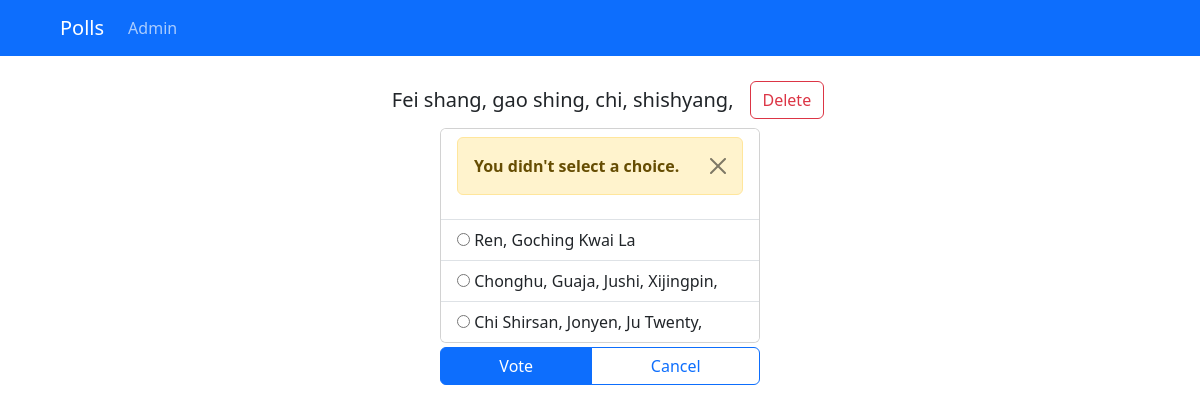
The app's page /polls/11/vote/ with its own data.
### polls/models.py (models this page shows, shortened)
class Question(models.Model):
    set = models.ForeignKey(Set, on_delete=models.CASCADE)
    question_text = models.CharField(max_length=200)
    pub_date = models.DateTimeField("date published")
    votes_num = models.IntegerField(default=0)

class Choice(models.Model):
    question = models.ForeignKey(Question, on_delete=models.CASCADE)
    choice_text = models.CharField(max_length=200)
    votes = models.IntegerField(default=0)

### polls/views.py (the view)
# urls.py: path("<int:question_id>/vote/", views.vote, name="vote"),
def vote(request, question_id):
    question = get_object_or_404(Question, pk=question_id)
    try:
        selected_choice = question.choice_set.get(pk=request.POST["choice"])
    except (KeyError, Choice.DoesNotExist):
        return render(request, "polls/detail.html", {"question": question, "error_message": "You didn't select a choice."})
    else:
        question.votes_num += 1
        selected_choice.votes += 1
        selected_choice.save()
        question.save()
        return HttpResponseRedirect(reverse("polls:results", args=(question.id,)))

### polls/templates/polls/detail.html (shortened to what this page needs)
{% include "./partials/head.html" %}
  <body>
    {% include "./partials/navbar.html" %}
    <main class="container">
      <div class="d-flex flex-column justify-content-start align-items-center" style="height: 80vh;">
        <div class="d-flex align-items-center">
          <h5 class="m-3">{{question.question_text}}</h5>
            <form action="{% url 'polls:deletequestion' %}" method="post">
              <fieldset>
                  <button type="submit" class="btn btn-outline-danger">Delete</button>
              </fieldset>
            </form>
        </div>
        <form action="{% url 'polls:vote' question.id %}" method="post">
          <fieldset class="d-flex justify-content-center">
          <div class="card" style="width: 20rem;">
            <ul class="list-group list-group-flush">
              {% if error_message %}
              <li class="list-group-item">
                <div class="alert alert-warning alert-dismissible fade show" role="alert">
                  <strong>{{ error_message }}</strong>
                  <button type="button" class="btn-close" data-bs-dismiss="alert" aria-label="Close"></button>
                </div>
              </li>
              {% endif %}
              {% for choice in question.choice_set.all %}
              <li class="list-group-item">
                <input
                  type="radio"
                  name="choice"
                  id="choice{{ forloop.counter }}"
                  value="{{ choice.id }}"
                />
                <label for="choice{{ forloop.counter }}">{{ choice.choice_text }}</label
                  >
              </li>
              {% endfor %}
            </fieldset>
              <div class="m-1 d-flex justify-content-center">
                <div class="btn-group" style="width: 20rem">
                  <input type="submit" class="btn btn-primary" value="Vote" />
                <a href="/polls" class="btn btn-outline-primary">Cancel</a>
                </div>
              </div>
          </div>
  </body>
</html>

### records on screen
Question: question_text "Fei shang, gao shing, chi, shishyang,"
Choice: choice_text "Ren, Goching Kwai La"
Choice: choice_text "Chonghu, Guaja, Jushi, Xijingpin,"
Choice: choice_text "Chi Shirsan, Jonyen, Ju Twenty,"

### other values on screen
{{ error_message }} "You didn't select a choice."
